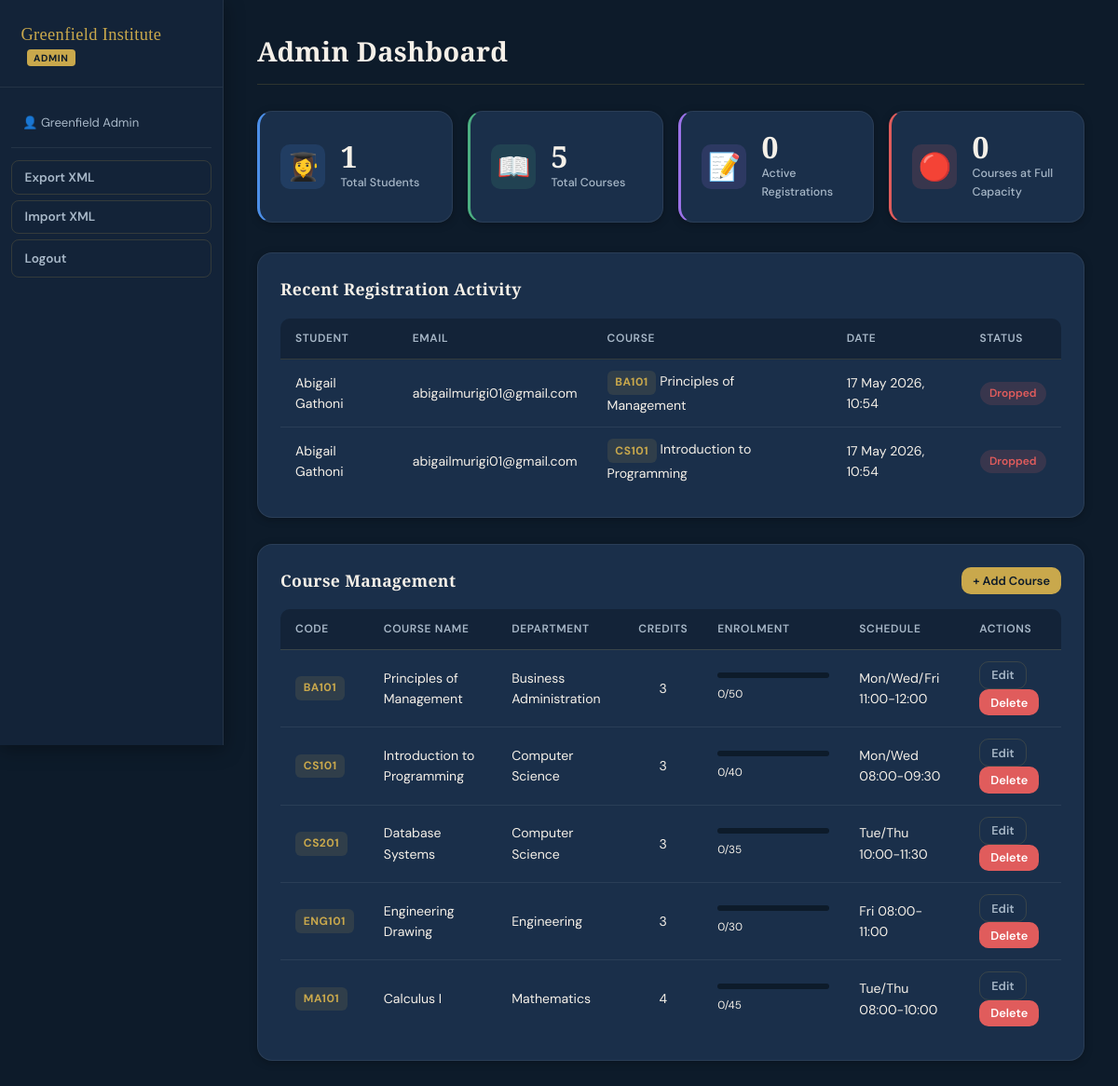
The app's page /admin_dashboard.php (signed in) with its own data.
### tables this page shows
CREATE TABLE `registrations` (
  `reg_id` int unsigned NOT NULL AUTO_INCREMENT,
  `student_id` int unsigned NOT NULL,
  `course_id` int unsigned NOT NULL,
  `registered_at` timestamp NULL DEFAULT CURRENT_TIMESTAMP,
  `status` enum('active','dropped') DEFAULT 'active',
  PRIMARY KEY (`reg_id`),
  UNIQUE KEY `uq_student_course` (`student_id`,`course_id`),
  KEY `idx_reg_student` (`student_id`),
  KEY `idx_reg_course` (`course_id`),
  KEY `idx_reg_status` (`status`),
  CONSTRAINT `fk_reg_course` FOREIGN KEY (`course_id`) REFERENCES `courses` (`course_id`) ON DELETE CASCADE ON UPDATE CASCADE,
  CONSTRAINT `fk_reg_student` FOREIGN KEY (`student_id`) REFERENCES `students` (`student_id`) ON DELETE CASCADE ON UPDATE CASCADE
);

CREATE TABLE `students` (
  `student_id` int unsigned NOT NULL AUTO_INCREMENT,
  `full_name` varchar(120) NOT NULL,
  `email` varchar(180) NOT NULL,
  `phone` varchar(20) NOT NULL,
  `dob` date NOT NULL,
  `password` varchar(255) NOT NULL,
  `created_at` timestamp NULL DEFAULT CURRENT_TIMESTAMP,
  PRIMARY KEY (`student_id`),
  UNIQUE KEY `email` (`email`)
);

CREATE TABLE `courses` (
  `course_id` int unsigned NOT NULL AUTO_INCREMENT,
  `course_code` varchar(20) NOT NULL,
  `course_name` varchar(150) NOT NULL,
  `description` text,
  `credits` tinyint unsigned NOT NULL DEFAULT '3',
  `capacity` smallint unsigned NOT NULL DEFAULT '30',
  `enrolled_count` smallint unsigned NOT NULL DEFAULT '0',
  `dept_id` int unsigned DEFAULT NULL,
  `schedule` varchar(200) DEFAULT NULL,
  `created_at` timestamp NULL DEFAULT CURRENT_TIMESTAMP,
  `updated_at` timestamp NULL DEFAULT CURRENT_TIMESTAMP ON UPDATE CURRENT_TIMESTAMP,
  PRIMARY KEY (`course_id`),
  UNIQUE KEY `course_code` (`course_code`),
  KEY `idx_courses_dept` (`dept_id`),
  CONSTRAINT `fk_course_dept` FOREIGN KEY (`dept_id`) REFERENCES `departments` (`dept_id`) ON DELETE SET NULL ON UPDATE CASCADE,
  CONSTRAINT `chk_capacity` CHECK ((`enrolled_count` <= `capacity`))
);

### admin_dashboard.php (the view, shortened to what this page needs)
<?php
require_once 'db_connect.php';
$admin_name = htmlspecialchars($_SESSION['admin_name']);
$stats = [];
$r = $conn->query('SELECT COUNT(*) FROM students');
$stats['students'] = $r->fetch_row()[0];
$r = $conn->query('SELECT COUNT(*) FROM courses');
$stats['courses'] = $r->fetch_row()[0];
$r = $conn->query('SELECT COUNT(*) FROM registrations WHERE status = "active"');
$stats['registrations'] = $r->fetch_row()[0];
$r = $conn->query('SELECT COUNT(*) FROM courses WHERE enrolled_count >= capacity');
$stats['full_courses'] = $r->fetch_row()[0];
$recent = $conn->query('
    SELECT  s.full_name  AS student_name,
            s.email,
            c.course_code,
            c.course_name,
            reg.registered_at,
            reg.status
    FROM    registrations reg
    JOIN    students s ON reg.student_id = s.student_id
    JOIN    courses  c ON reg.course_id  = c.course_id
    ORDER BY reg.registered_at DESC
    LIMIT 10
');
$courses = $conn->query('
    SELECT  c.course_id,
            c.course_code,
            c.course_name,
            c.credits,
            c.capacity,
            c.enrolled_count,
            c.schedule,
            COALESCE(d.dept_name, "Uncategorised") AS department
    FROM    courses c
    LEFT JOIN departments d ON c.dept_id = d.dept_id
    ORDER BY c.course_code
');
?>
<!DOCTYPE html>
<html lang="en">
<head>
    <link rel="stylesheet" href="css/style.css">
</head>
<body class="dashboard-page admin-dashboard">
<nav class="navbar navbar-admin">
    <div class="nav-brand">Greenfield Institute <span class="admin-tag">Admin</span></div>
    <div class="nav-links">
        <span class="nav-user">👤 <?= $admin_name ?></span>
        <button class="btn btn-outline btn-sm" onclick="exportCourses()">Export XML</button>
        <button class="btn btn-outline btn-sm" onclick="importCourses()">Import XML</button>
        <a href="logout.php" class="btn btn-outline btn-sm">Logout</a>
    </div>
</nav>
<main class="dashboard-main">
    <h2 class="dashboard-title">Admin Dashboard</h2>
    <section class="cards-grid">
        <div class="card card-blue">
            <div class="card-icon">👩‍🎓</div>
            <div class="card-info">
                <span class="card-number"><?= $stats['students'] ?></span>
                <span class="card-label">Total Students</span>
            </div>
        </div>
        <div class="card card-green">
            <div class="card-icon">📖</div>
            <div class="card-info">
                <span class="card-number"><?= $stats['courses'] ?></span>
                <span class="card-label">Total Courses</span>
            </div>
        </div>
        <div class="card card-purple">
            <div class="card-icon">📝</div>
            <div class="card-info">
                <span class="card-number"><?= $stats['registrations'] ?></span>
                <span class="card-label">Active Registrations</span>
            </div>
        </div>
        <div class="card card-red">
            <div class="card-icon">🔴</div>
            <div class="card-info">
                <span class="card-number"><?= $stats['full_courses'] ?></span>
                <span class="card-label">Courses at Full Capacity</span>
            </div>
        </div>
    </section>
    <section class="section">
        <h3>Recent Registration Activity</h3>
        <div class="table-wrapper">
            <table class="data-table">
                <thead>
                    <tr>
                        <th>Student</th>
                        <th>Email</th>
                        <th>Course</th>
                        <th>Date</th>
                        <th>Status</th>
                    </tr>
                </thead>
                <tbody>
                <?php while ($row = $recent->fetch_assoc()): ?>
                    <tr>
                        <td><?= htmlspecialchars($row['student_name']) ?></td>
                        <td><?= htmlspecialchars($row['email']) ?></td>
                        <td>
                            <span class="badge"><?= htmlspecialchars($row['course_code']) ?></span>
                            <?= htmlspecialchars($row['course_name']) ?>
                        </td>
                        <td><?= date('d M Y, H:i', strtotime($row['registered_at'])) ?></td>
                        <td>
                            <span class="status-pill <?= $row['status'] === 'active' ? 'pill-green' : 'pill-red' ?>">
                                <?= ucfirst($row['status']) ?>
                            </span>
                        </td>
                    </tr>
                <?php endwhile; ?>
                </tbody>
            </table>
        </div>
    </section>
    <section class="section">
        <div class="section-header">
            <h3>Course Management</h3>
            <button class="btn btn-primary btn-sm" onclick="openAddCourseModal()">+ Add Course</button>
        </div>
        <div class="table-wrapper">
            <table class="data-table">
                <thead>
                    <tr>
                        <th>Code</th>
                        <th>Course Name</th>
                        <th>Department</th>
                        <th>Credits</th>
                        <th>Enrolment</th>
                        <th>Schedule</th>
                        <th>Actions</th>
                    </tr>
                </thead>
                <tbody id="courses-tbody">
                <?php while ($c = $courses->fetch_assoc()): ?>
                    <tr id="course-row-<?= $c['course_id'] ?>">
                        <td><span class="badge"><?= htmlspecialchars($c['course_code']) ?></span></td>
                        <td><?= htmlspecialchars($c['course_name']) ?></td>
                        <td><?= htmlspecialchars($c['department']) ?></td>
                        <td class="text-center"><?= (int)$c['credits'] ?></td>
                        <td>
                            <div class="progress-wrap">
                            </div>
                            <small><?= $c['enrolled_count'] ?>/<?= $c['capacity'] ?></small>
                        </td>
                        <td><?= htmlspecialchars($c['schedule']) ?></td>
                        <td>
                            <button class="btn btn-outline btn-sm"
                                    onclick="openEditCourseModal(
                                        <?= $c['course_id'] ?>,
                                        '<?= addslashes($c['course_code']) ?>',
                                        '<?= addslashes($c['course_name']) ?>',
                                        '<?= addslashes($c['department']) ?>',
                                        <?= (int)$c['credits'] ?>,
                                        <?= (int)$c['capacity'] ?>,
                                        '<?= addslashes($c['schedule']) ?>'
                                    )">Edit</button>
                            <button class="btn btn-danger btn-sm"
                                    onclick="deleteCourse(<?= $c['course_id'] ?>, this)">Delete</button>
                        </td>
                    </tr>
                <?php endwhile; ?>
                </tbody>
            </table>
        </div>
    </section>
</main>
</body>
</html>

### records on screen
registrations: student.full_name "Abigail Gathoni", student.email "abigailmurigi01@gmail.com", course.course_code "BA101", course.course_name "Principles of Management", registered_at "17 May 2026, 10:54", status "Dropped"
registrations: student.full_name "Abigail Gathoni", student.email "abigailmurigi01@gmail.com", course.course_code "CS101", course.course_name "Introduction to Programming", registered_at "17 May 2026, 10:54", status "Dropped"
courses: course_code "BA101", course_name "Principles of Management", department "Business Administration", credits "3", enrolled_count "0", capacity "50", schedule "Mon/Wed/Fri 11:00-12:00"
courses: course_code "CS101", course_name "Introduction to Programming", department "Computer Science", credits "3", enrolled_count "0", capacity "40", schedule "Mon/Wed 08:00-09:30"
courses: course_code "CS201", course_name "Database Systems", department "Computer Science", credits "3", enrolled_count "0", capacity "35", schedule "Tue/Thu 10:00-11:30"
courses: course_code "ENG101", course_name "Engineering Drawing", department "Engineering", credits "3", enrolled_count "0", capacity "30", schedule "Fri 08:00-11:00"
courses: course_code "MA101", course_name "Calculus I", department "Mathematics", credits "4", enrolled_count "0", capacity "45", schedule "Tue/Thu 08:00-10:00"

### other values on screen
$admin_name "Greenfield Admin"
$stats['students'] "1"
$stats['courses'] "5"
$stats['registrations'] "0"
$stats['full_courses'] "0"
